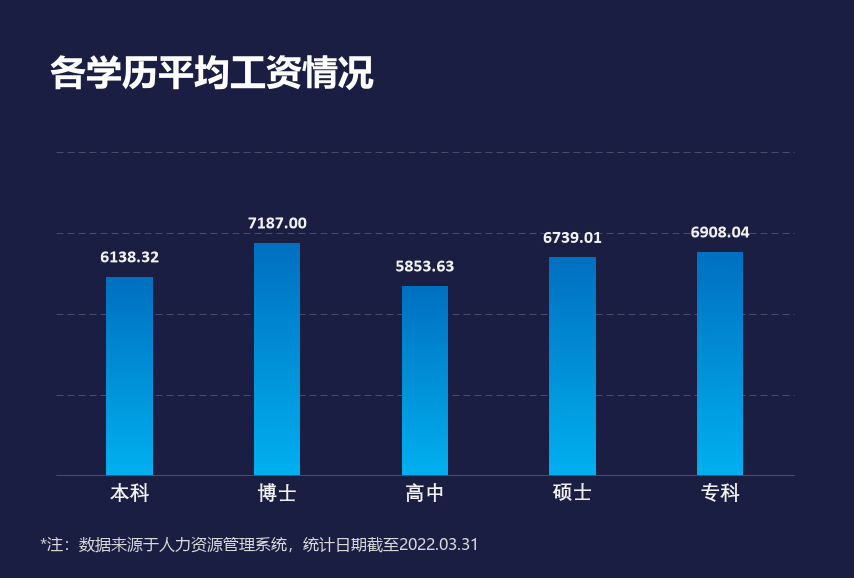

Python code for this plot:
# -*- coding: utf-8 -*-
"""图 35 · 透视表 + 切片器（各部门各学历平均月收入）。

工作表 5 是一张以「学历」为行、月收入平均值为值的数据透视表，切片器「部门」
按 7 个部门筛选。这里直接从 `5 人力资源明细` 的 1470 行原始数据现算
每个部门的学历平均月收入，因此每个切片器状态都能独立复现。

值轴固定 0~10000、主刻度 2500；柱子是 0070C0（顶）→ 00B0F0（底）的竖向
渐变，标签在柱顶外侧，保留两位小数。

用法：
    python chart35_pivot_slicer.py                    # 当前 市场拓展
    python chart35_pivot_slicer.py --dept 销售
    python chart35_pivot_slicer.py --gif              # 7 个部门循环
"""

import argparse

import matplotlib.pyplot as plt
import numpy as np
from matplotlib.patches import Rectangle

import chartkit as kit

W, H = kit.chart_size(35)
X0, X1 = 55.8, 793.9
Y0, Y1 = 152.0, 475.4

EDUS = ["本科", "博士", "高中", "硕士", "专科"]
DEPTS = ["销售", "行政", "人力资源", "市场拓展", "工程", "后勤", "财务"]
DATA = {
    "销售": [7154.78, 8839.20, 5627.30, 7304.73, 6518.84],
    "行政": [6296.69, 10035.31, 6289.34, 5696.10, 5036.50],
    "人力资源": [6760.56, 4990.33, 2776.60, 9711.13, 4489.07],
    "市场拓展": [6138.32, 7187.00, 5853.63, 6739.01, 6908.04],
    "工程": [None, None, 3468.00, None, None],
    "后勤": [None, None, 2693.00, None, None],
    "财务": [6569.11, 4317.00, 3614.25, 7412.70, 3467.60],
}
TOP_COLOR = np.array([0, 112, 192]) / 255.0
BOTTOM_COLOR = np.array([0, 176, 240]) / 255.0
TEXT = "#F2F2F2"


def render(dept):
    values = DATA[dept]
    fig = kit.new_figure(W, H)
    ax = fig.add_axes([0, 0, 1, 1])
    ax.set_xlim(0, W)
    ax.set_ylim(H, 0)
    ax.axis("off")

    def value_y(value):
        return Y1 - value / 10000.0 * (Y1 - Y0)

    for tick in range(0, 10001, 2500):
        y = value_y(tick)
        ax.plot([X0, X1], [y, y], color="#484B69", linewidth=0.72,
                linestyle=(0, (7, 4)), solid_capstyle="butt")
    ax.plot([X0, X1], [Y1, Y1], color="#484B69", linewidth=0.72,
            solid_capstyle="butt")

    cluster = (X1 - X0) / len(EDUS)
    bar_width = cluster / 3.19
    centers = [X0 + (index + 0.5) * cluster for index in range(len(EDUS))]

    # 竖向渐变：顶部 0070C0 → 底部 00B0F0
    gradient = np.linspace(0, 1, 256)[:, None] * (BOTTOM_COLOR - TOP_COLOR) \
        + TOP_COLOR
    gradient = np.repeat(gradient[:, None, :], 2, axis=1)

    for center, value, name in zip(centers, values, EDUS):
        if value is not None:
            top = value_y(value)
            ax.imshow(gradient, extent=(center - bar_width / 2,
                                        center + bar_width / 2, Y1, top),
                      aspect="auto", interpolation="bilinear", zorder=2)
            ax.add_patch(Rectangle((center - bar_width / 2, top), bar_width,
                                   Y1 - top, facecolor="none",
                                   edgecolor="none"))
            ax.text(center, top - 10, "%.2f" % value, color=TEXT,
                    fontsize=9 * kit.FONT_SCALE, fontfamily=kit.AXIS_FONTS,
                    fontweight="bold", ha="center", va="bottom")
        ax.text(center, 483, name, color=TEXT, fontsize=10 * kit.FONT_SCALE,
                fontfamily=kit.AXIS_FONTS, fontweight="bold",
                ha="center", va="top")

    ax.text(50, 55, "各学历平均工资情况", color="white",
            fontsize=18 * kit.FONT_SCALE, fontfamily=kit.UI_FONT,
            fontweight="bold", va="top", ha="left")
    ax.text(40, 537,
            "*注：数据来源于人力资源管理系统，统计日期截至2022.03.31",
            color="#D9D9D9", fontsize=8 * kit.FONT_SCALE,
            fontfamily=kit.UI_FONT, va="top", ha="left")
    return fig


def main():
    parser = argparse.ArgumentParser()
    parser.add_argument("--dept", default="市场拓展", choices=DEPTS)
    parser.add_argument("--gif", action="store_true")
    args = parser.parse_args()

    fig = render(args.dept)
    kit.save(fig, "chart35_pivot_slicer.png")
    plt.close(fig)

    if args.gif:
        frames = []
        for dept in DEPTS:
            fig = render(dept)
            frames.append(kit.to_image(fig))
            plt.close(fig)
        kit.save_gif(frames, "chart35_pivot_slicer.gif", duration=1000)


if __name__ == "__main__":
    main()
